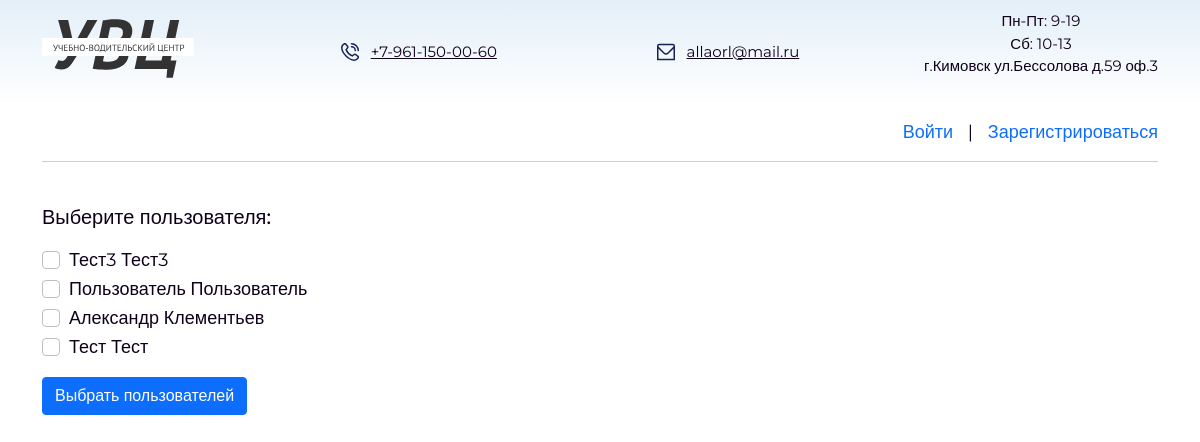
The page /users/user_profile/teacher_notice/ on the database as committed earlier.
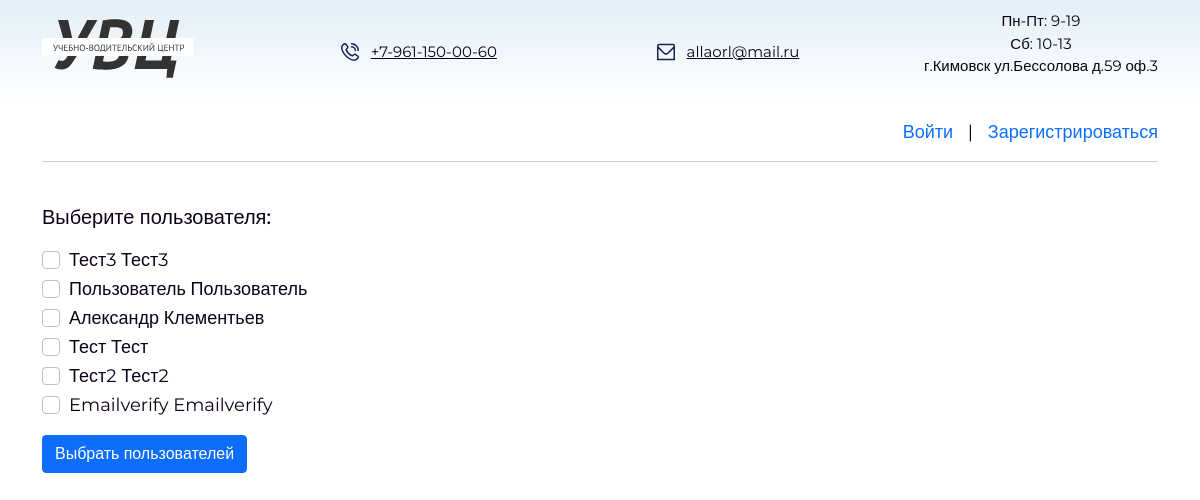
The same page on the database as committed later.
### users/models.py (models this page shows)
class User(AbstractUser):
    email = models.EmailField(
        _('email address'),
        unique=True,
    )
    email_verify = models.BooleanField(default=False)
    surname = models.CharField(max_length=255, blank=True, null=True)
    phone = models.CharField(max_length=255, blank=True, null=True)
    USERNAME_FIELD = 'email'
    REQUIRED_FIELDS = []

### users/views.py (the view)
# urls.py: path('user_profile/teacher_notice/', teacher_notice, name='teacher_notice'),
def  teacher_notice(request):
    group = Group.objects.get(id=2)
    users_sorted = User.objects.filter(email_verify=True, groups=group)
    context = {'users': users_sorted}
    return render(request, 'teacher_notice.html', context)

### templates/teacher_notice.html (shortened to what this page needs)
{% load static %}
<!DOCTYPE html>
<html lang="ru">
<head>
    <link href="https://cdn.jsdelivr.net/npm/bootstrap@5.0.2/dist/css/bootstrap.min.css" rel="stylesheet">
    <link rel="stylesheet" href="{% static 'css/main.css' %}">
</head>
<body>
    <header>
        <div class="container">
            <div class="header-els">
                <div class="header-icon">
                    <img src="{% static 'img/logo.svg' %}" alt="logo" class="logo">
                </div>
                <a href="tel:+7-961-150-00-60" class="item-menu menu-bg tel-menu">+7-961-150-00-60</a>
                <a href="mailto:allaorl@mail.ru" class="item-menu menu-bg mail-menu">allaorl@mail.ru</a>
                <p class="text-menu">Пн-Пт: 9-19 <br> Сб: 10-13 <br>
                    г.Кимовск ул.Бессолова д.59 оф.3 </p>
            </div>
        </div>
    </header>
    <main>
        <nav class="container">
            <ul class="nav">
                <li class="nav-item nav-item-logout">
                    {% if user.is_authenticated %}
                        <a href="{% url 'logout' %}" class="nav-link img-exit">Выйти</a>
                    {% else %}
                        <a href="{% url 'login' %}" class="nav-login" >Войти </a>|<a href="{% url 'register' %}" class="nav-login" > Зарегистрироваться</a>
                    {% endif %}
                </li>
            </ul>
        </nav>
        <div class="container">
            <form method="post" id="users-mes-form">
                <div class="title-notation">Выберите пользователя:</div>
                {% if users %}
                    <ul class="list-users">
                        {% for user in users %}
                            <li>
                                <div class="form-check">
                                    <input class="form-check-input" type="checkbox" name="user_radio" id="user_{{ user.id }}" value="{{ user.id }}">
                                    <label class="form-check-label" for="user_{{ user.id }}">
                                        {{ user.first_name }} {{ user.last_name }}
                                    </label>
                                </div>
                            </li>
                        {% endfor %}
                    </ul>
                    <button type="button" class="btn btn-primary" data-bs-toggle='modal' data-bs-target='#exampleModal'>Выбрать пользователей</button>
                {% else %}
                    <p>Нет пользователей</p>
                {% endif %}
            </form>
        </div>
    </main>
</body>
</html>

Rows that differ between the two databases and show on the page:
now on this page (row edited): User: first_name "Тест2", last_name "Тест2"
now on this page (row edited): User: first_name "Emailverify", last_name "Emailverify"
